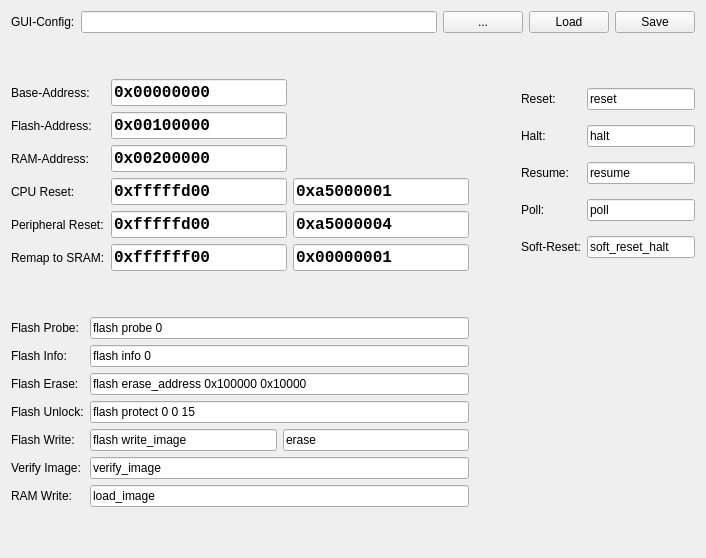
     <widget class="QWidget" name="tabConfig">
      <attribute name="title">
       <string>Config</string>
      </attribute>
      <layout class="QGridLayout" name="gridLayout_8">
       <item row="0" column="0" colspan="3">
        <layout class="QGridLayout" name="gridLayout_7" rowstretch="0,0">
         <item row="0" column="0">
          <widget class="QLabel" name="labelGuiConfig">
           <property name="text">
            <string>GUI-Config:</string>
           </property>
           <property name="buddy">
            <cstring>lineEditRam</cstring>
           </property>
          </widget>
         </item>
         <item row="0" column="1">
          <widget class="QLineEdit" name="lineEditGuiConfig">
           <property name="text">
            <string/>
           </property>
          </widget>
         </item>
         <item row="0" column="2">
          <widget class="QPushButton" name="pushButtonGuiConfigFile">
           <property name="toolTip">
            <string>browse for RAM image</string>
           </property>
           <property name="text">
            <string>...</string>
           </property>
          </widget>
         </item>
         <item row="0" column="3">
          <widget class="QPushButton" name="pushButtonGuiConfigLoad">
           <property name="text">
            <string>Load</string>
           </property>
          </widget>
         </item>
         <item row="0" column="4">
          <widget class="QPushButton" name="pushButtonGuiConfigSave">
           <property name="text">
            <string>Save</string>
           </property>
          </widget>
         </item>
         <item row="1" column="0">
          <spacer name="verticalSpacer_4">
           <property name="orientation">
            <enum>Qt::Vertical</enum>
           </property>
           <property name="sizeHint" stdset="0">
            <size>
             <width>20</width>
             <height>40</height>
            </size>
           </property>
          </spacer>
         </item>
        </layout>
       </item>
       <item row="1" column="0">
        <layout class="QGridLayout" name="gridLayout_4">
         <item row="0" column="0" colspan="2">
          <widget class="QLabel" name="labelBaseAddress">
           <property name="text">
            <string>Base-Address:</string>
           </property>
           <property name="buddy">
            <cstring>lineEditRam</cstring>
           </property>
          </widget>
         </item>
         <item row="0" column="2">
          <widget class="QLineEdit" name="lineEditBaseAddress">
           <property name="font">
            <font>
             <family>Courier New</family>
             <pointsize>12</pointsize>
             <bold>true</bold>
            </font>
           </property>
           <property name="text">
            <string>0x00000000</string>
           </property>
          </widget>
         </item>
         <item row="1" column="0" colspan="2">
          <widget class="QLabel" name="labelFlashAddress">
           <property name="text">
            <string>Flash-Address:</string>
           </property>
           <property name="buddy">
            <cstring>lineEditRam</cstring>
           </property>
          </widget>
         </item>
         <item row="1" column="2">
          <widget class="QLineEdit" name="lineEditFlashAddress">
           <property name="font">
            <font>
             <family>Courier New</family>
             <pointsize>12</pointsize>
             <bold>true</bold>
            </font>
           </property>
           <property name="text">
            <string>0x00100000</string>
           </property>
          </widget>
         </item>
         <item row="2" column="0" colspan="2">
          <widget class="QLabel" name="labelRamAddress">
           <property name="text">
            <string>RAM-Address:</string>
           </property>
           <property name="buddy">
            <cstring>lineEditRam</cstring>
           </property>
          </widget>
         </item>
         <item row="2" column="2">
          <widget class="QLineEdit" name="lineEditRamAddress">
           <property name="font">
            <font>
             <family>Courier New</family>
             <pointsize>12</pointsize>
             <bold>true</bold>
            </font>
           </property>
           <property name="text">
            <string>0x00200000</string>
           </property>
          </widget>
         </item>
         <item row="3" column="0" colspan="2">
          <widget class="QLabel" name="labelCpuReset">
           <property name="text">
            <string>CPU Reset:</string>
           </property>
          </widget>
         </item>
         <item row="3" column="2">
          <widget class="QLineEdit" name="lineEditCpuResetAddress">
           <property name="font">
            <font>
             <family>Courier New</family>
             <pointsize>12</pointsize>
             <bold>true</bold>
            </font>
           </property>
           <property name="text">
            <string>0xfffffd00</string>
           </property>
          </widget>
         </item>
         <item row="3" column="3">
          <widget class="QLineEdit" name="lineEditCpuResetValue">
           <property name="font">
            <font>
             <family>Courier New</family>
             <pointsize>12</pointsize>
             <bold>true</bold>
            </font>
           </property>
           <property name="text">
            <string>0xa5000001</string>
           </property>
          </widget>
         </item>
         <item row="4" column="0" colspan="2">
          <widget class="QLabel" name="labelPeriphReset">
           <property name="text">
            <string>Peripheral Reset:</string>
           </property>
          </widget>
         </item>
         <item row="4" column="2">
          <widget class="QLineEdit" name="lineEditPeriphResetAddress">
           <property name="font">
            <font>
             <family>Courier New</family>
             <pointsize>12</pointsize>
             <bold>true</bold>
            </font>
           </property>
           <property name="text">
            <string>0xfffffd00</string>
           </property>
          </widget>
         </item>
         <item row="4" column="3">
          <widget class="QLineEdit" name="lineEditPeriphResetValue">
           <property name="font">
            <font>
             <family>Courier New</family>
             <pointsize>12</pointsize>
             <bold>true</bold>
            </font>
           </property>
           <property name="text">
            <string>0xa5000004</string>
           </property>
          </widget>
         </item>
         <item row="5" column="0" colspan="2">
          <widget class="QLabel" name="labelRemap">
           <property name="text">
            <string>Remap to SRAM:</string>
           </property>
          </widget>
         </item>
         <item row="5" column="2">
          <widget class="QLineEdit" name="lineEditRemapAddress">
           <property name="font">
            <font>
             <family>Courier New</family>
             <pointsize>12</pointsize>
             <bold>true</bold>
             <kerning>true</kerning>
            </font>
           </property>
           <property name="text">
            <string>0xffffff00</string>
           </property>
          </widget>
         </item>
         <item row="5" column="3">
          <widget class="QLineEdit" name="lineEditRemapValue">
           <property name="font">
            <font>
             <family>Courier New</family>
             <pointsize>12</pointsize>
             <bold>true</bold>
            </font>
           </property>
           <property name="text">
            <string>0x00000001</string>
           </property>
          </widget>
         </item>
        </layout>
       </item>
       <item row="1" column="2">
        <layout class="QGridLayout" name="gridLayout_5">
         <item row="0" column="0">
          <widget class="QLabel" name="labelResetCmd">
           <property name="text">
            <string>Reset:</string>
           </property>
          </widget>
         </item>
         <item row="0" column="1">
          <widget class="QLineEdit" name="lineEditResetCmd">
           <property name="text">
            <string>reset</string>
           </property>
          </widget>
         </item>
         <item row="1" column="0">
          <widget class="QLabel" name="labelHaltCmd">
           <property name="text">
            <string>Halt:</string>
           </property>
          </widget>
         </item>
         <item row="1" column="1">
          <widget class="QLineEdit" name="lineEditHaltCmd">
           <property name="text">
            <string>halt</string>
           </property>
          </widget>
         </item>
         <item row="2" column="0">
          <widget class="QLabel" name="labelResumeCmd">
           <property name="text">
            <string>Resume:</string>
           </property>
          </widget>
         </item>
         <item row="2" column="1">
          <widget class="QLineEdit" name="lineEditResumeCmd">
           <property name="text">
            <string>resume</string>
           </property>
          </widget>
         </item>
         <item row="3" column="0">
          <widget class="QLabel" name="labelPollCmd">
           <property name="text">
            <string>Poll:</string>
           </property>
          </widget>
         </item>
         <item row="3" column="1">
          <widget class="QLineEdit" name="lineEditPollCmd">
           <property name="text">
            <string>poll</string>
           </property>
          </widget>
         </item>
         <item row="4" column="0">
          <widget class="QLabel" name="labelSoftResetCmd">
           <property name="text">
            <string>Soft-Reset:</string>
           </property>
          </widget>
         </item>
         <item row="4" column="1">
          <widget class="QLineEdit" name="lineEditSoftResetCmd">
           <property name="text">
            <string>soft_reset_halt</string>
           </property>
          </widget>
         </item>
        </layout>
       </item>
       <item row="3" column="0">
        <layout class="QGridLayout" name="gridLayout_6">
         <item row="2" column="1">
          <widget class="QLineEdit" name="lineEditFlashEraseCmd">
           <property name="text">
            <string>flash erase_address 0x100000 0x10000</string>
           </property>
          </widget>
         </item>
         <item row="3" column="0">
          <widget class="QLabel" name="labelFlashUnlockCmd">
           <property name="text">
            <string>Flash Unlock:</string>
           </property>
          </widget>
         </item>
         <item row="7" column="0">
          <widget class="QLabel" name="labelRamWriteCmd">
           <property name="text">
            <string>RAM Write:</string>
           </property>
          </widget>
         </item>
         <item row="1" column="1">
          <widget class="QLineEdit" name="lineEditFlashInfoCmd">
           <property name="text">
            <string>flash info 0</string>
           </property>
          </widget>
         </item>
         <item row="0" column="1">
          <widget class="QLineEdit" name="lineEditFlashProbeCmd">
           <property name="text">
            <string>flash probe 0</string>
           </property>
          </widget>
         </item>
         <item row="6" column="0">
          <widget class="QLabel" name="labelFlashVerifyCmd">
           <property name="text">
            <string>Verify Image:</string>
           </property>
          </widget>
         </item>
         <item row="4" column="0">
          <widget class="QLabel" name="labelFlashWriteCmd">
           <property name="text">
            <string>Flash Write:</string>
           </property>
          </widget>
         </item>
         <item row="0" column="0">
          <widget class="QLabel" name="labelFlashProbeCmd">
           <property name="text">
            <string>Flash Probe:</string>
           </property>
          </widget>
         </item>
         <item row="7" column="1">
          <widget class="QLineEdit" name="lineEditRamWriteCmd">
           <property name="text">
            <string>load_image</string>
           </property>
          </widget>
         </item>
         <item row="1" column="0">
          <widget class="QLabel" name="labelFlashInfoCmd">
           <property name="text">
            <string>Flash Info:</string>
           </property>
          </widget>
         </item>
         <item row="2" column="0">
          <widget class="QLabel" name="labelFlashEraseCmd">
           <property name="text">
            <string>Flash Erase:</string>
           </property>
          </widget>
         </item>
         <item row="4" column="1">
          <layout class="QHBoxLayout" name="horizontalLayout_6">
           <item>
            <widget class="QLineEdit" name="lineEditFlashWriteCmd">
             <property name="text">
              <string>flash write_image</string>
             </property>
            </widget>
           </item>
           <item>
            <widget class="QLineEdit" name="lineEditEraseSuffix">
             <property name="text">
              <string>erase</string>
             </property>
            </widget>
           </item>
          </layout>
         </item>
         <item row="3" column="1">
          <widget class="QLineEdit" name="lineEditFlashUnlockCmd">
           <property name="text">
            <string>flash protect 0 0 15</string>
           </property>
          </widget>
         </item>
         <item row="6" column="1">
          <widget class="QLineEdit" name="lineEditVerifyImageCmd">
           <property name="text">
            <string>verify_image</string>
           </property>
          </widget>
         </item>
        </layout>
       </item>
       <item row="2" column="0">
        <spacer name="verticalSpacer_5">
         <property name="orientation">
          <enum>Qt::Vertical</enum>
         </property>
         <property name="sizeHint" stdset="0">
          <size>
           <width>20</width>
           <height>40</height>
          </size>
         </property>
        </spacer>
       </item>
       <item row="4" column="0">
        <spacer name="verticalSpacer_6">
         <property name="orientation">
          <enum>Qt::Vertical</enum>
         </property>
         <property name="sizeHint" stdset="0">
          <size>
           <width>20</width>
           <height>40</height>
          </size>
         </property>
        </spacer>
       </item>
       <item row="1" column="1">
        <spacer name="horizontalSpacer">
         <property name="orientation">
          <enum>Qt::Horizontal</enum>
         </property>
         <property name="sizeHint" stdset="0">
          <size>
           <width>40</width>
           <height>20</height>
          </size>
         </property>
        </spacer>
       </item>
      </layout>
     </widget>
